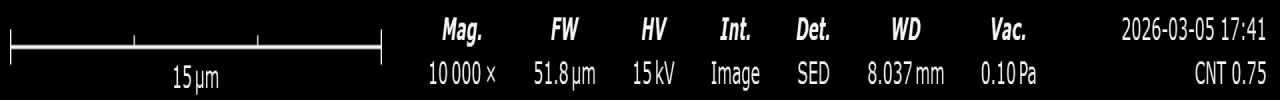
#> input picture backend/data/calibration/bar_10kx.png, 3840 x 300 px (shown at 1/3 size)
$ python build_cnt_paper_repro_triplet_compare.py --baseline-dir ../backend/data/calibration --expc-dir ../backend/data/calibration --expd-dir ../backend/data/calibration --output-root out.png
#> lines starting #> are read from the running program, lines starting #| are printed output that depends on the picture
"""Build triplet comparison panels for baseline, Exp-C, and Exp-D paper-repro runs."""

from __future__ import annotations

import argparse
import csv
from pathlib import Path
from typing import Iterable, List

import cv2
import numpy as np


def parse_args() -> argparse.Namespace:
    parser = argparse.ArgumentParser(description="Build side-by-side comparison panels for three paper-repro runs.")
    parser.add_argument("--baseline-dir", type=Path, required=True)
    parser.add_argument("--expc-dir", type=Path, required=True)
    parser.add_argument("--expd-dir", type=Path, required=True)
    parser.add_argument("--output-root", type=Path, required=True)
    return parser.parse_args()


def ensure_dir(path: Path) -> None:
    path.mkdir(parents=True, exist_ok=True)


def read_image(path: Path) -> np.ndarray:
    image = cv2.imdecode(np.fromfile(str(path), dtype=np.uint8), cv2.IMREAD_COLOR)
    if image is None:
        raise ValueError(f"Failed to read image: {path}")
    return image


def write_image(path: Path, image: np.ndarray) -> None:
    ensure_dir(path.parent)
    encoded = cv2.imencode(path.suffix, image)[1]
    path.write_bytes(encoded.tobytes())


def split_visual_panel(panel: np.ndarray) -> List[np.ndarray]:
    height, width = panel.shape[:2]
    tile_width = width // 4
    return [panel[:, i * tile_width:(i + 1) * tile_width] for i in range(4)]


def label_tile(tile: np.ndarray, label: str, model_name: str | None = None) -> np.ndarray:
    banner_h = 34
    canvas = np.zeros((tile.shape[0] + banner_h, tile.shape[1], 3), dtype=np.uint8)
    canvas[:banner_h, :] = 245
    canvas[banner_h:, :] = tile
    text = label if not model_name else f"{model_name} | {label}"
    cv2.putText(canvas, text, (10, 23), cv2.FONT_HERSHEY_SIMPLEX, 0.62, (20, 20, 20), 1, cv2.LINE_AA)
    return canvas


def build_row(original: np.ndarray, weak: np.ndarray, prob: np.ndarray, pred: np.ndarray, model_name: str) -> np.ndarray:
    tiles = [
        label_tile(original, "Original", model_name),
        label_tile(weak, "Weak", model_name),
        label_tile(prob, "Probability", model_name),
        label_tile(pred, "0.7 Mask", model_name),
    ]
    return np.concatenate(tiles, axis=1)


def intersect_names(paths: Iterable[Path]) -> List[str]:
    name_sets = []
    for path in paths:
        name_sets.append({p.name for p in path.glob("*.png")})
#> pass 2 of the loop in intersect_names, `for path in paths:`:
    names = sorted(set.intersection(*name_sets))
    return names


def write_csv(path: Path, rows: List[dict]) -> None:
    ensure_dir(path.parent)
    with path.open("w", newline="", encoding="utf-8-sig") as fh:
        writer = csv.DictWriter(fh, fieldnames=list(rows[0].keys()) if rows else ["filename"])
        writer.writeheader()
        writer.writerows(rows)


def main() -> None:
    args = parse_args()
    baseline_dir = args.baseline_dir
    expc_dir = args.expc_dir
    expd_dir = args.expd_dir
    output_root = args.output_root
    panel_dir = output_root / "comparison_panels"
    ensure_dir(panel_dir)

    names = intersect_names([baseline_dir, expc_dir, expd_dir])
    manifest_rows = []

    for idx, name in enumerate(names, 1):
        baseline_tiles = split_visual_panel(read_image(baseline_dir / name))
#> in read_image, image is the input picture: shape (300, 3840, 3); min 0, max 245, mean 15.6
#> in split_visual_panel, `height, width = panel.shape[:2]`: height = 300; width = 3840
#> in split_visual_panel, `tile_width = width // 4`: tile_width = 960
#> baseline_tiles = 4 items
        expc_tiles = split_visual_panel(read_image(expc_dir / name))
#> expc_tiles = 4 items
        expd_tiles = split_visual_panel(read_image(expd_dir / name))
#> expd_tiles = 4 items

        row_baseline = build_row(baseline_tiles[0], baseline_tiles[1], baseline_tiles[2], baseline_tiles[3], "Baseline")
#> in label_tile, `cv2.putText(canvas, text, (10, 23), cv2.FONT_HERSHEY_SIMPLEX, 0.62, (2..`:
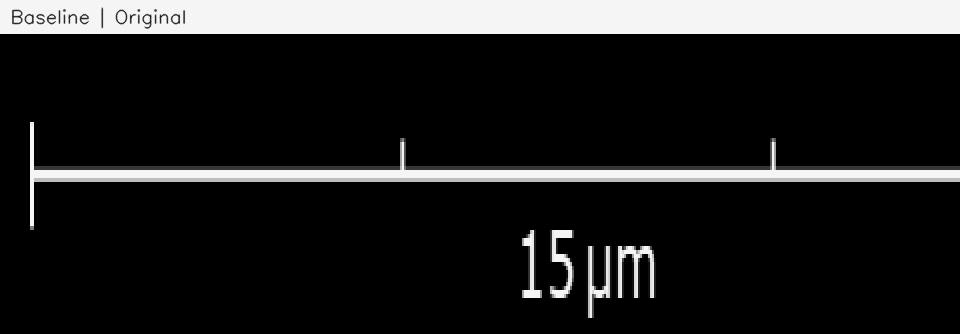
#> canvas: shape (334, 960, 3); min 0, max 245, mean 35.5
#> in label_tile (call 2), `cv2.putText(canvas, text, (10, 23), cv2.FONT_HERSHEY_SIMPLEX, 0.62, (2..`: canvas: shape (334, 960, 3); min 0, max 245, mean 37.9
#> call 3 of label_tile, with label = 'Probability', model_name = 'Baseline'
#> in label_tile (call 3), `cv2.putText(canvas, text, (10, 23), cv2.FONT_HERSHEY_SIMPLEX, 0.62, (2..`:
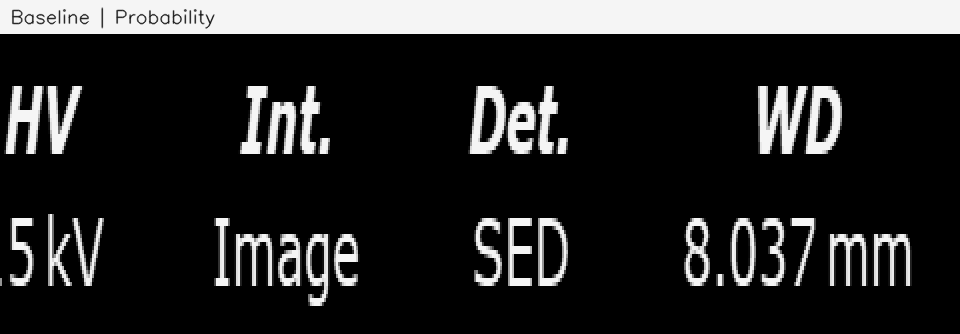
#> canvas: shape (334, 960, 3); min 0, max 245, mean 42.5
#> call 4 of label_tile, with label = '0.7 Mask', model_name = 'Baseline'
#> in label_tile (call 4), `cv2.putText(canvas, text, (10, 23), cv2.FONT_HERSHEY_SIMPLEX, 0.62, (2..`:
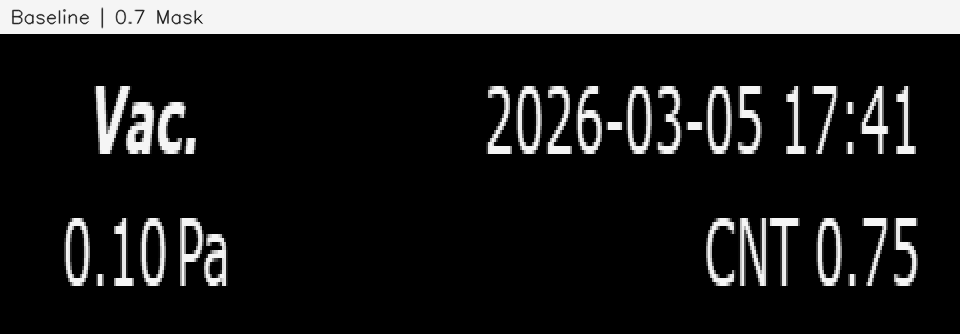
#> canvas: shape (334, 960, 3); min 0, max 245, mean 38.3
#> in build_row, `tiles = [ label_tile(original, "Original", model_name), label_tile(wea..`:
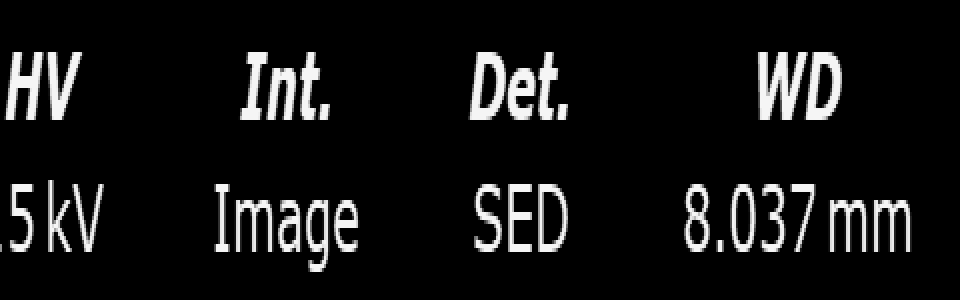
#> prob: shape (300, 960, 3); min 0, max 245, mean 20
#> in build_row, `tiles = [ label_tile(original, "Original", model_name), label_tile(wea..`:
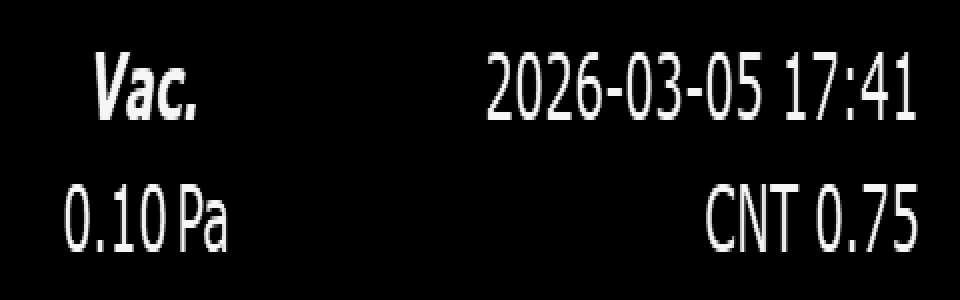
#> pred: shape (300, 960, 3); min 0, max 245, mean 15.3
#> in build_row, `return np.concatenate(tiles, axis=1)`:
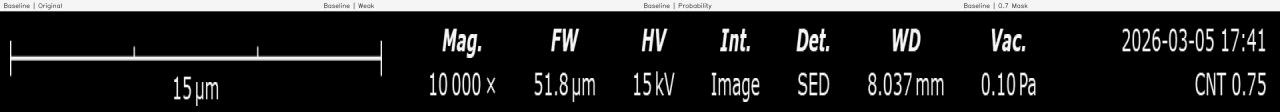
#> returned value: shape (334, 3840, 3) (shown at 1/3 size); min 0, max 245, mean 38.6
        row_expc = build_row(expc_tiles[0], expc_tiles[1], expc_tiles[2], expc_tiles[3], "Exp-C")
        row_expd = build_row(expd_tiles[0], expd_tiles[1], expd_tiles[2], expd_tiles[3], "Exp-D")

        panel = np.concatenate([row_baseline, row_expc, row_expd], axis=0)
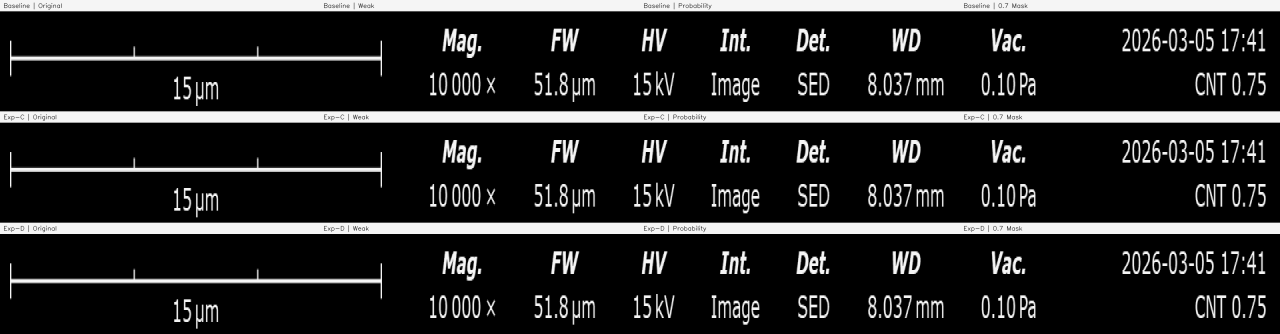
#> panel: shape (1002, 3840, 3) (shown at 1/3 size); min 0, max 245, mean 38.6
        out_path = panel_dir / name.replace("_panel.png", "_triplet_compare.png")
        write_image(out_path, panel)
        manifest_rows.append(
            {
                "filename": out_path.name,
                "baseline_panel": str(baseline_dir / name),
                "expc_panel": str(expc_dir / name),
                "expd_panel": str(expd_dir / name),
                "output_panel": str(out_path),
            }
        )
        print(f"[{idx}/{len(names)}] {out_path.name}")
#> pass 2 of the loop in main, `for idx, name in enumerate(names, 1):`:
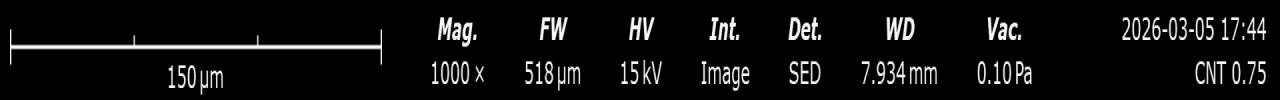
#> input picture backend/data/calibration/bar_1kx.png, 3840 x 300 px (shown at 1/3 size)
#> in read_image, image is the input picture: shape (300, 3840, 3); min 0, max 245, mean 15.6
#> in build_row (call 4), `return np.concatenate(tiles, axis=1)`:
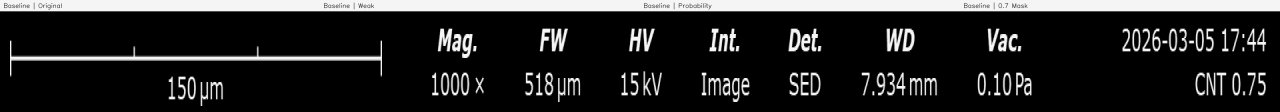
#> returned value: shape (334, 3840, 3) (shown at 1/3 size); min 0, max 245, mean 38.5
#> in label_tile (call 24), `cv2.putText(canvas, text, (10, 23), cv2.FONT_HERSHEY_SIMPLEX, 0.62, (2..`:
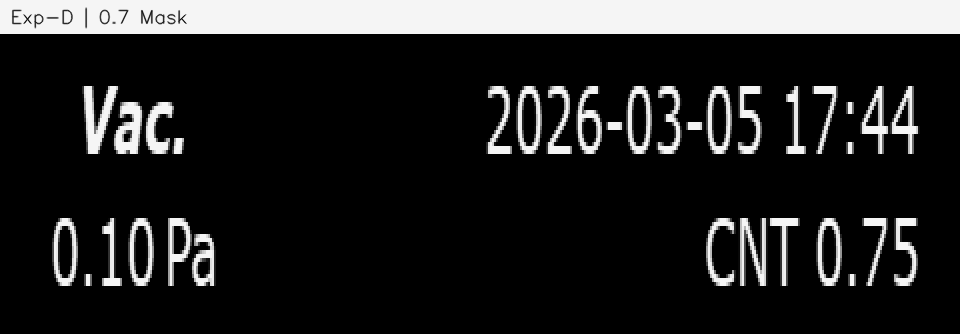
#> canvas: shape (334, 960, 3); min 0, max 245, mean 38.5

    write_csv(output_root / "triplet_compare_manifest.csv", manifest_rows)


if __name__ == "__main__":
    main()
